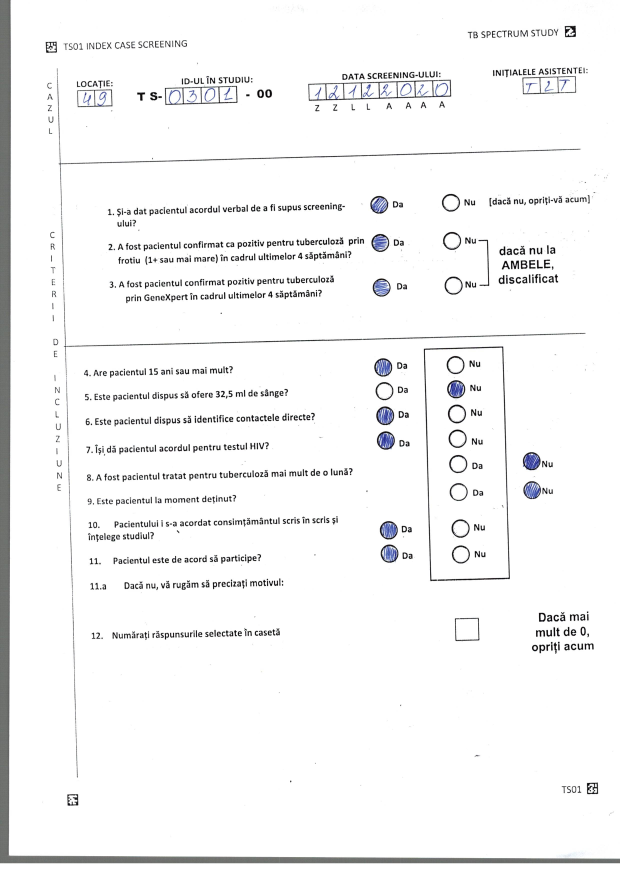
#> input picture tb/image/TS01/2022-04-07_093629_000_TS01.jpg, 2480 x 3508 px (shown at 1/4 size); its folder holds only this picture in this run
$ python -i boundingbox.py   (imports and definitions only)
#> lines starting #> are read from the running program, lines starting #| are printed output that depends on the picture; after the words box and inside, x2 and y2 are one past the last pixel; in counts of white or black regions, pixels touching at a corner belong together
### tb/app/utils.py
import os, shutil
import fnmatch
import logging
import cv2
import numpy as np

# Set up logging
logging.basicConfig(level=logging.INFO)


# [23 lines left out: functions create_folders, get_image_list, not called in this run]


def extract_path_and_filename(file_path):
    """Extract the directory path and file name (without extension) from the given file path."""
    # Extract the directory path
    dir_path = os.path.dirname(file_path)
    # Extract the filename without the extension
    file_name = os.path.splitext(os.path.basename(file_path))[0]
    return dir_path, file_name


def check_formtype_from_path(file_path, formtype="TS01"):
    """Check if formtype is present as a directory or file name in the given file path."""
    return formtype in file_path.split(os.sep)


def extract_formtype_from_path(file_path, pattern="TS*"):
    folders = os.path.normpath(file_path).split(os.sep)
    found = next(
        (folder for folder in folders if fnmatch.fnmatch(folder, pattern)), None
    )
    return found


# [33 lines left out: functions move_to_folder, move_files_to_parent, not called in this run]


def save_image(image, directory, filename):
    cv2.imwrite(os.path.join(directory, filename), image)


# [40 lines left out: function deskew_image, not called in this run]

### tb/app/boundingbox.py
import cv2
import os
import numpy as np
import matplotlib.pyplot as plt
import logging
from utils import extract_path_and_filename, extract_formtype_from_path
from data import box_dict, circle_dict

# todo
# 1. experiment by form type (statistics): bounding box (x,y,h,w) histogram / how many detected by form
# 2. is it better to automatic detect or using fixed positon? : update ImageProcessor class
# 3. if save: save cropped bounding boxes else draw boxes on original image

# Set up logging
# [1 line not run here, left out]


class BoxDetector:
    def __init__(self, file_path, output_dir=None):
#> called with output_dir = '/app/image/output'
        self.dir_path, self.file_name = extract_path_and_filename(file_path)
        self.formtype = extract_formtype_from_path(file_path)
        # self.img = cv2.imread(os.path.join(file_dir, file), cv2.IMREAD_GRAYSCALE)
        self.img = cv2.imread(file_path)
#> self.img is the input picture: shape (3508, 2480, 3); mean B, G, R 244.8, 244.6, 244.5
        self.gray_img = cv2.cvtColor(self.img, cv2.COLOR_BGR2GRAY)
        self.output_dir = self.dir_path if output_dir is None else output_dir

        if self.img is None:
            logging.error(
                f"Failed to load image from {file_path}. Check the file path or file integrity."
            )
            raise FileNotFoundError(f"Cannot open image: {file_path}")

    @property
    def shape(self):
        return self.img.shape

    def threshold(self, type_flag, threshold=130, value=255, block_size=9, C=5):
        """
        Apply different types of thresholding on the grayscale image.

        :param type_flag: The type of thresholding ('threshold', 'otsu', 'adaptive')
        :param threshold: Threshold value for binary thresholding (ignored for Otsu/adaptive)
        :param value: The value to set for pixels above the threshold
        :param block_size: Block size for adaptive thresholding
        :param C: Constant subtracted from the mean in adaptive thresholding
        :return: Binary image after thresholding
        """
#> called with type_flag = 'threshold', threshold = 130, value = 255, block_size = 9, C = 5
        if type_flag == "threshold":
            _, img_binary = cv2.threshold(
                self.gray_img, threshold, value, cv2.THRESH_BINARY
            )
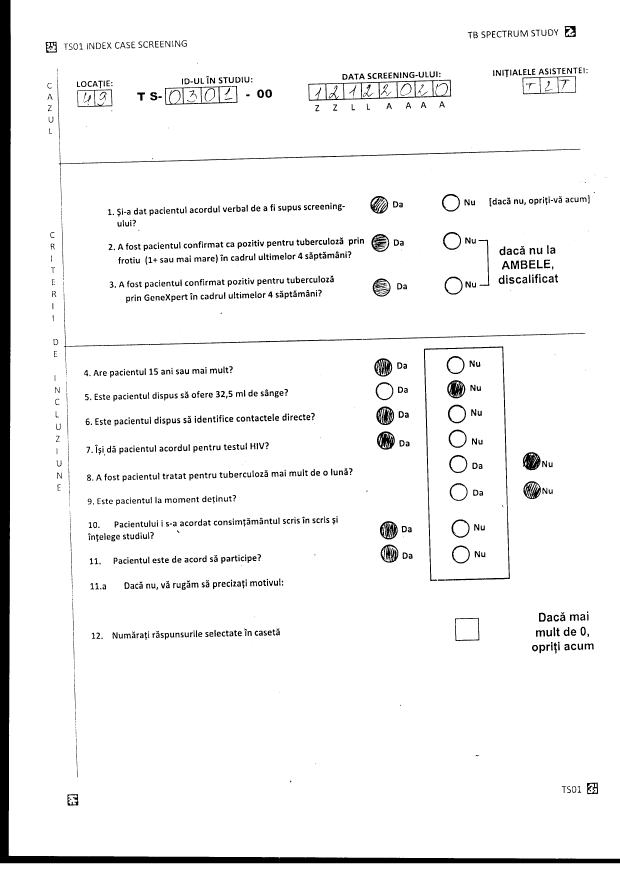
#> img_binary: shape (3508, 2480) (shown at 1/4 size); 94.9% white; 1362 black regions (240 under 20 px), largest, box (x1, y1, x2, y2) and area: (0, 0, 2480, 3453) 195007, (1695, 1386, 2039, 2325) 9413, (256, 1332, 2341, 1429) 6477
        elif type_flag == "otsu":
            img_blur = cv2.GaussianBlur(self.gray_img, (5, 5), 0)
            ret, img_binary = cv2.threshold(
                img_blur, -1, value, cv2.THRESH_BINARY_INV | cv2.THRESH_OTSU
            )
            logging.info(f"Otsu threshold: {ret}")
        elif type_flag == "adaptive":
            img_binary = cv2.adaptiveThreshold(
                self.gray_img,
                value,
                cv2.ADAPTIVE_THRESH_GAUSSIAN_C,
                cv2.THRESH_BINARY,
                block_size,
                C,
            )
        else:
            logging.error(f"Unknown thresholding type_flag: {type_flag}")
            raise ValueError(f"Unsupported threshold type: {type_flag}")
        logging.info(f"Image thresholding method {type_flag} applied.")
        return img_binary

    # [154 lines left out: function detect, not called in this run]


class CircleDetector(BoxDetector):

    # [111 lines left out: functions __init__, detect, not called in this run]


def compare_thresholding(file_path, output_dir="/app/image/output"):
    detector = BoxDetector(file_path, output_dir)

    # Apply different thresholding techniques
    th1 = detector.threshold(type_flag="threshold")
    th2 = detector.threshold(type_flag="otsu")
#> call 2 of threshold, with type_flag = 'otsu', threshold = 130, value = 255, block_size = 9, C = 5
#> in threshold (call 2), `ret, img_binary = cv2.threshold( img_blur, -1, value, cv2.THRESH_BINAR..`:
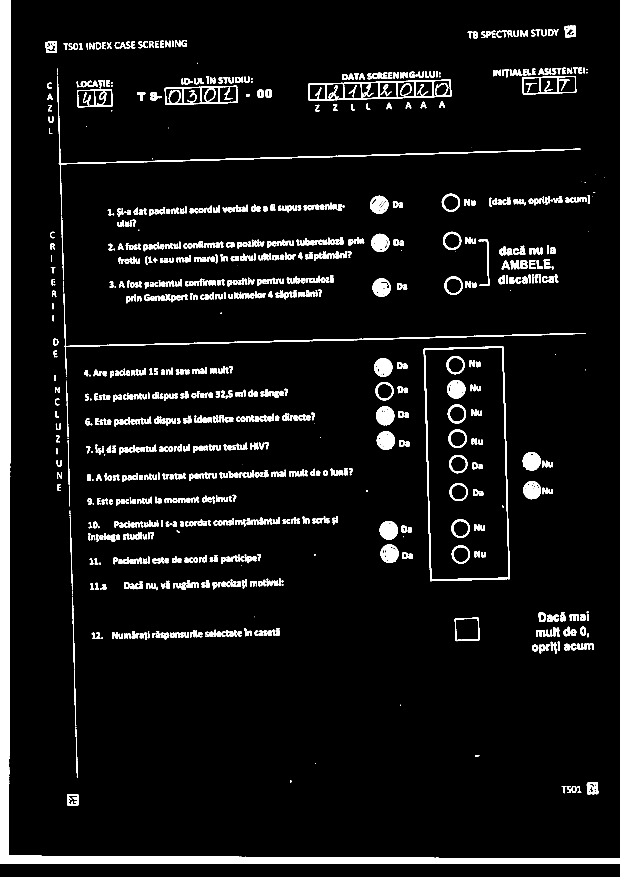
#> img_binary: shape (3508, 2480) (shown at 1/4 size); 6.1% white; 1109 white regions (43 under 20 px), largest, box (x1, y1, x2, y2) and area: (0, 0, 2480, 3453) 198014, (1695, 1386, 2040, 2325) 12765, (229, 303, 2322, 861) 10352
#> in threshold (call 2), `ret, img_binary = cv2.threshold( img_blur, -1, value, cv2.THRESH_BINAR..`: ret = 178
    th3 = detector.threshold(type_flag="adaptive")
#> call 3 of threshold, with type_flag = 'adaptive', threshold = 130, value = 255, block_size = 9, C = 5
#> in threshold (call 3), `img_binary = cv2.adaptiveThreshold( self.gray_img, value, cv2.ADAPTIVE..`:
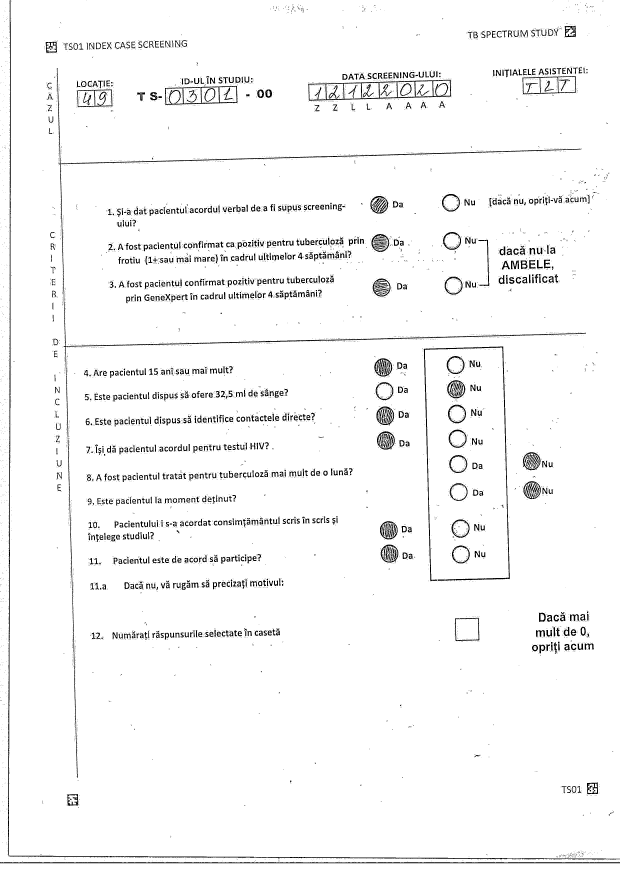
#> img_binary: shape (3508, 2480) (shown at 1/4 size); 96.5% white; 11441 black regions (10307 under 20 px), largest, box (x1, y1, x2, y2) and area: (31, 0, 2480, 3439) 19395, (0, 3447, 2480, 3453) 9305, (1695, 1386, 2039, 2325) 9302

    # Dictionary of images to display
    img_dict = {
        "cv2.threshold": th1,
        "Otsu's Thresholding": th2,
        "Adaptive Thresholding": th3,
    }

    # Plot the thresholded images side by side
    plt.figure(figsize=(10, 4), dpi=100)
    for i, (k, v) in enumerate(img_dict.items()):
        plt.subplot(1, 3, i + 1)
        plt.title(k)
        plt.imshow(v, cmap="gray")
        plt.xticks([])  # Hide x-ticks
        plt.yticks([])  # Hide y-ticks
#> this loop made 3 passes
#> k on passes 1 to 3: 'cv2.threshold', "Otsu's Thresholding", 'Adaptive Thresholding'
    plt.tight_layout()
    # Create the output directory if it doesn't exist
    if output_dir is not None:
        if not os.path.exists(output_dir):
            os.makedirs(output_dir)

        # Save the plot to a file instead of displaying it
        output_path = os.path.join(
            output_dir, f"{detector.file_name}_threshold_comparison.png"
        )
        plt.savefig(output_path)
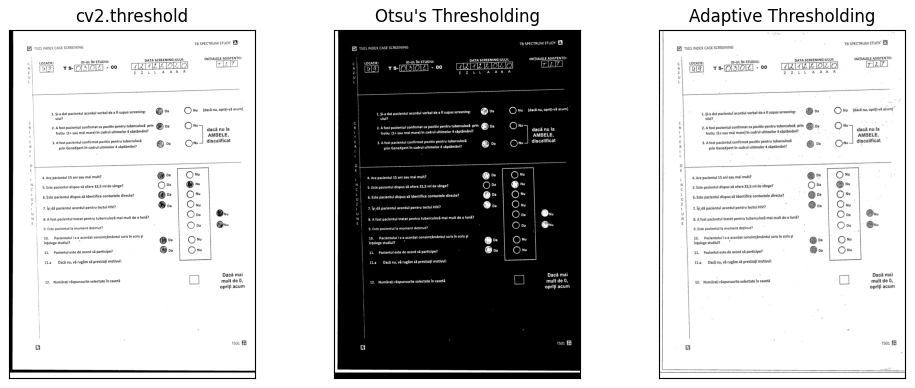
#> figure drawn by matplotlib, 3 panels
        plt.close()  # Close the figure to free up memory
        logging.info(f"Threshold comparison saved at {output_path}")

    else:
        plt.show()

>>> result = compare_thresholding('../image/TS01/2022-04-07_093629_000_TS01.jpg')
